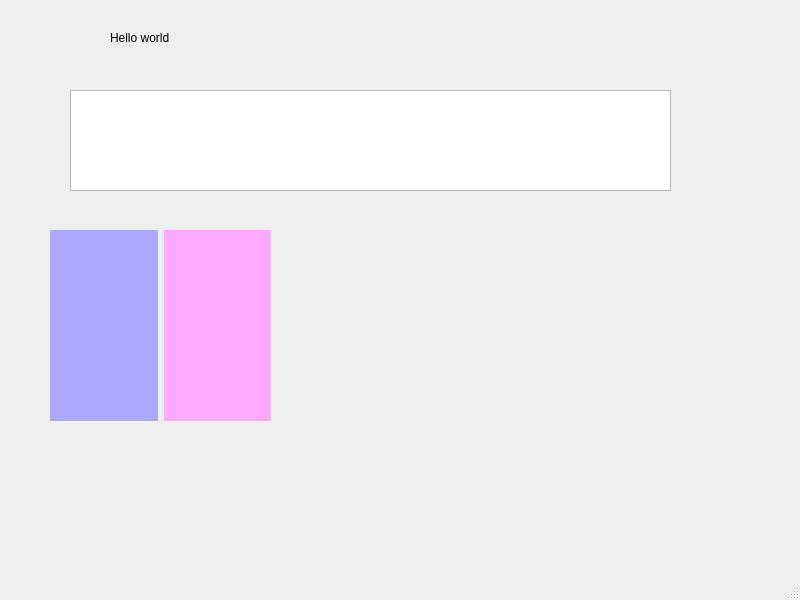
<?xml version="1.0" encoding="UTF-8"?>
<ui version="4.0">
 <class>MainWindow</class>
 <widget class="QMainWindow" name="MainWindow">
  <property name="geometry">
   <rect>
    <x>0</x>
    <y>0</y>
    <width>800</width>
    <height>600</height>
   </rect>
  </property>
  <property name="windowTitle">
   <string>MainWindow</string>
  </property>
  <widget class="QWidget" name="centralwidget">
   <widget class="QLabel" name="label">
    <property name="geometry">
     <rect>
      <x>110</x>
      <y>30</y>
      <width>331</width>
      <height>16</height>
     </rect>
    </property>
    <property name="text">
     <string>Hello world</string>
    </property>
   </widget>
   <widget class="QGraphicsView" name="graphicsView">
    <property name="geometry">
     <rect>
      <x>70</x>
      <y>90</y>
      <width>601</width>
      <height>101</height>
     </rect>
    </property>
   </widget>
   <widget class="Square" name="widget_3" native="true">
    <property name="geometry">
     <rect>
      <x>340</x>
      <y>220</y>
      <width>371</width>
      <height>191</height>
     </rect>
    </property>
    <property name="styleSheet">
     <string notr="true"/>
    </property>
   </widget>
   <widget class="QWidget" name="">
    <property name="geometry">
     <rect>
      <x>50</x>
      <y>230</y>
      <width>221</width>
      <height>191</height>
     </rect>
    </property>
    <layout class="QHBoxLayout" name="horizontalLayout">
     <item>
      <widget class="Square" name="widget" native="true">
       <property name="styleSheet">
        <string notr="true">background-color: rgb(170, 170, 255);</string>
       </property>
      </widget>
     </item>
     <item>
      <widget class="QWidget" name="widget_2" native="true">
       <property name="styleSheet">
        <string notr="true">background-color: rgb(255, 170, 255);</string>
       </property>
      </widget>
     </item>
    </layout>
   </widget>
  </widget>
  <widget class="QMenuBar" name="menubar">
   <property name="geometry">
    <rect>
     <x>0</x>
     <y>0</y>
     <width>800</width>
     <height>21</height>
    </rect>
   </property>
  </widget>
  <widget class="QStatusBar" name="statusbar"/>
 </widget>
 <customwidgets>
  <customwidget>
   <class>Square</class>
   <extends>QWidget</extends>
   <header location="global">square.h</header>
   <container>1</container>
  </customwidget>
 </customwidgets>
 <resources/>
 <connections/>
</ui>
